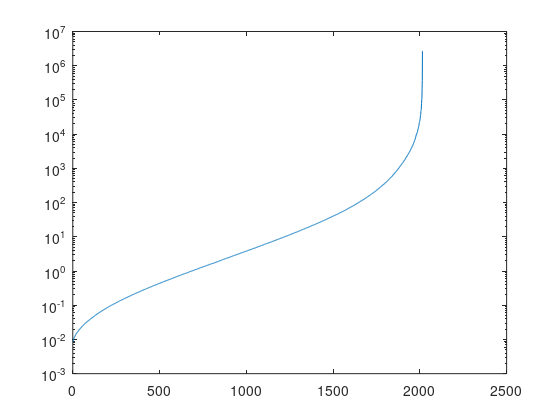

Recreate this plot in MATLAB. (Note: this script raises an error after producing the figure.)
load yalefaces % loads the 3-d array yalefaces

X=double(reshape(yalefaces,...
    [size(yalefaces,1)*size(yalefaces,2),size(yalefaces,3)]));

mu=mean(X,2);
U=X-mu*ones(1,size(X,2));
S=U*U'/size(X,2);
[V,D]=eig(S);
semilogy(diag(D))

set(gcf,'Units','inches');
screenposition = get(gcf,'Position');
set(gcf,...
    'PaperPosition',[0 0 screenposition(3:4)],...
    'PaperSize',[screenposition(3:4)]);
print -dpdf -painters hw5p2a -r300
close all

[~,permutation]=sort(diag(D),'descend');
D=D(permutation,permutation);
V=V(:,permutation);

d=diag(D);
for k=1:size(d,1)
    if sum(d(1:k))/sum(d)>0.95
        k1=k
        break
    end
end
for k=1:size(d,1)
    if sum(d(1:k))/sum(d)>0.99
        k2=k
        break
    end
end

colormap(gray)
subplot(4,5,1)
imagesc(reshape(mu,...
        [size(yalefaces,1),size(yalefaces,2)]))
title('mean')
for i=1:19
    subplot(4,5,i+1)
    imagesc(reshape(V(:,i),...
        [size(yalefaces,1),size(yalefaces,2)]))
    title(strcat(num2ordinal(i),' evec'))
end

set(gcf,'Units','inches');
screenposition = get(gcf,'Position');
set(gcf,...
    'PaperPosition',[0 0 screenposition(3:4)],...
    'PaperSize',[screenposition(3:4)]);
print -dpdf -painters hw5p2b -r300
close all